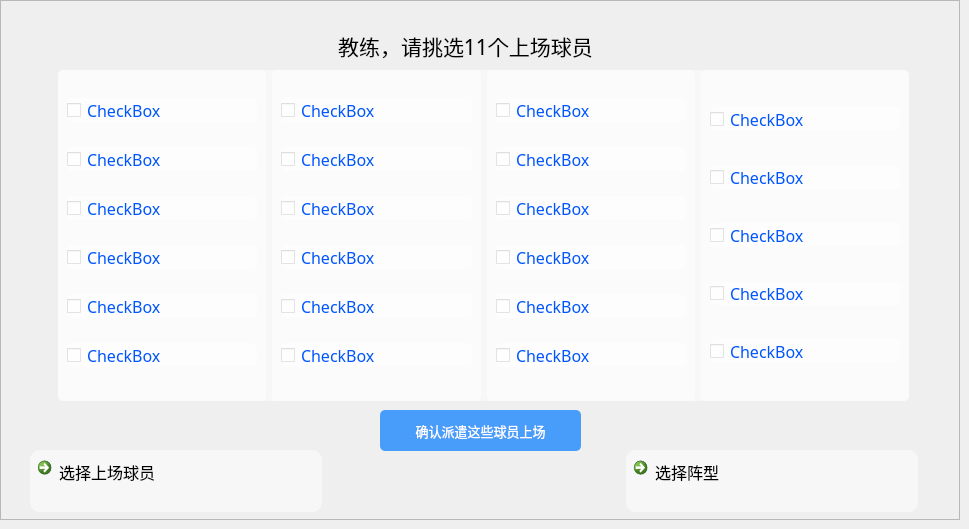
    <widget class="QWidget" name="page_10">
     <widget class="QLabel" name="label_12">
      <property name="geometry">
       <rect>
        <x>140</x>
        <y>20</y>
        <width>651</width>
        <height>51</height>
       </rect>
      </property>
      <property name="font">
       <font>
        <family>黑体</family>
        <pointsize>16</pointsize>
       </font>
      </property>
      <property name="text">
       <string>教练，请挑选11个上场球员</string>
      </property>
      <property name="alignment">
       <set>Qt::AlignCenter</set>
      </property>
     </widget>
     <widget class="QWidget" name="widget_27" native="true">
      <property name="geometry">
       <rect>
        <x>58</x>
        <y>70</y>
        <width>851</width>
        <height>331</height>
       </rect>
      </property>
      <property name="styleSheet">
       <string notr="true">background-color: rgba(255, 255, 255,0.5);
border-radius: 5px;</string>
      </property>
      <layout class="QHBoxLayout" name="horizontalLayout_12">
       <item>
        <widget class="QWidget" name="widget_28" native="true">
         <layout class="QVBoxLayout" name="verticalLayout_22">
          <item>
           <widget class="QCheckBox" name="checkBox_124">
            <property name="font">
             <font>
              <family>等线</family>
              <pointsize>12</pointsize>
             </font>
            </property>
            <property name="styleSheet">
             <string notr="true">color: rgb(0, 85, 255);</string>
            </property>
            <property name="text">
             <string>CheckBox</string>
            </property>
           </widget>
          </item>
          <item>
           <widget class="QCheckBox" name="checkBox_125">
            <property name="font">
             <font>
              <family>等线</family>
              <pointsize>12</pointsize>
             </font>
            </property>
            <property name="styleSheet">
             <string notr="true">color: rgb(0, 85, 255);</string>
            </property>
            <property name="text">
             <string>CheckBox</string>
            </property>
           </widget>
          </item>
          <item>
           <widget class="QCheckBox" name="checkBox_126">
            <property name="font">
             <font>
              <family>等线</family>
              <pointsize>12</pointsize>
             </font>
            </property>
            <property name="styleSheet">
             <string notr="true">color: rgb(0, 85, 255);</string>
            </property>
            <property name="text">
             <string>CheckBox</string>
            </property>
           </widget>
          </item>
          <item>
           <widget class="QCheckBox" name="checkBox_127">
            <property name="font">
             <font>
              <family>等线</family>
              <pointsize>12</pointsize>
             </font>
            </property>
            <property name="styleSheet">
             <string notr="true">color: rgb(0, 85, 255);</string>
            </property>
            <property name="text">
             <string>CheckBox</string>
            </property>
           </widget>
          </item>
          <item>
           <widget class="QCheckBox" name="checkBox_128">
            <property name="font">
             <font>
              <family>等线</family>
              <pointsize>12</pointsize>
             </font>
            </property>
            <property name="styleSheet">
             <string notr="true">color: rgb(0, 85, 255);</string>
            </property>
            <property name="text">
             <string>CheckBox</string>
            </property>
           </widget>
          </item>
          <item>
           <widget class="QCheckBox" name="checkBox_129">
            <property name="font">
             <font>
              <family>等线</family>
              <pointsize>12</pointsize>
             </font>
            </property>
            <property name="styleSheet">
             <string notr="true">color: rgb(0, 85, 255);</string>
            </property>
            <property name="text">
             <string>CheckBox</string>
            </property>
           </widget>
          </item>
         </layout>
        </widget>
       </item>
       <item>
        <widget class="QWidget" name="widget_31" native="true">
         <layout class="QVBoxLayout" name="verticalLayout_25">
          <item>
           <widget class="QCheckBox" name="checkBox_130">
            <property name="font">
             <font>
              <family>等线</family>
              <pointsize>12</pointsize>
             </font>
            </property>
            <property name="styleSheet">
             <string notr="true">color: rgb(0, 85, 255);</string>
            </property>
            <property name="text">
             <string>CheckBox</string>
            </property>
           </widget>
          </item>
          <item>
           <widget class="QCheckBox" name="checkBox_131">
            <property name="font">
             <font>
              <family>等线</family>
              <pointsize>12</pointsize>
             </font>
            </property>
            <property name="styleSheet">
             <string notr="true">color: rgb(0, 85, 255);</string>
            </property>
            <property name="text">
             <string>CheckBox</string>
            </property>
           </widget>
          </item>
          <item>
           <widget class="QCheckBox" name="checkBox_132">
            <property name="font">
             <font>
              <family>等线</family>
              <pointsize>12</pointsize>
             </font>
            </property>
            <property name="styleSheet">
             <string notr="true">color: rgb(0, 85, 255);</string>
            </property>
            <property name="text">
             <string>CheckBox</string>
            </property>
           </widget>
          </item>
          <item>
           <widget class="QCheckBox" name="checkBox_133">
            <property name="font">
             <font>
              <family>等线</family>
              <pointsize>12</pointsize>
             </font>
            </property>
            <property name="styleSheet">
             <string notr="true">color: rgb(0, 85, 255);</string>
            </property>
            <property name="text">
             <string>CheckBox</string>
            </property>
           </widget>
          </item>
          <item>
           <widget class="QCheckBox" name="checkBox_134">
            <property name="font">
             <font>
              <family>等线</family>
              <pointsize>12</pointsize>
             </font>
            </property>
            <property name="styleSheet">
             <string notr="true">color: rgb(0, 85, 255);</string>
            </property>
            <property name="text">
             <string>CheckBox</string>
            </property>
           </widget>
          </item>
          <item>
           <widget class="QCheckBox" name="checkBox_135">
            <property name="font">
             <font>
              <family>等线</family>
              <pointsize>12</pointsize>
             </font>
            </property>
            <property name="styleSheet">
             <string notr="true">color: rgb(0, 85, 255);</string>
            </property>
            <property name="text">
             <string>CheckBox</string>
            </property>
           </widget>
          </item>
         </layout>
        </widget>
       </item>
       <item>
        <widget class="QWidget" name="widget_29" native="true">
         <layout class="QVBoxLayout" name="verticalLayout_23">
          <item>
           <widget class="QCheckBox" name="checkBox_136">
            <property name="font">
             <font>
              <family>等线</family>
              <pointsize>12</pointsize>
             </font>
            </property>
            <property name="styleSheet">
             <string notr="true">color: rgb(0, 85, 255);</string>
            </property>
            <property name="text">
             <string>CheckBox</string>
            </property>
           </widget>
          </item>
          <item>
           <widget class="QCheckBox" name="checkBox_137">
            <property name="font">
             <font>
              <family>等线</family>
              <pointsize>12</pointsize>
             </font>
            </property>
            <property name="styleSheet">
             <string notr="true">color: rgb(0, 85, 255);</string>
            </property>
            <property name="text">
             <string>CheckBox</string>
            </property>
           </widget>
          </item>
          <item>
           <widget class="QCheckBox" name="checkBox_138">
            <property name="font">
             <font>
              <family>等线</family>
              <pointsize>12</pointsize>
             </font>
            </property>
            <property name="styleSheet">
             <string notr="true">color: rgb(0, 85, 255);</string>
            </property>
            <property name="text">
             <string>CheckBox</string>
            </property>
           </widget>
          </item>
          <item>
           <widget class="QCheckBox" name="checkBox_139">
            <property name="font">
             <font>
              <family>等线</family>
              <pointsize>12</pointsize>
             </font>
            </property>
            <property name="styleSheet">
             <string notr="true">color: rgb(0, 85, 255);</string>
            </property>
            <property name="text">
             <string>CheckBox</string>
            </property>
           </widget>
          </item>
          <item>
           <widget class="QCheckBox" name="checkBox_140">
            <property name="font">
             <font>
              <family>等线</family>
              <pointsize>12</pointsize>
             </font>
            </property>
            <property name="styleSheet">
             <string notr="true">color: rgb(0, 85, 255);</string>
            </property>
            <property name="text">
             <string>CheckBox</string>
            </property>
           </widget>
          </item>
          <item>
           <widget class="QCheckBox" name="checkBox_141">
            <property name="font">
             <font>
              <family>等线</family>
              <pointsize>12</pointsize>
             </font>
            </property>
            <property name="styleSheet">
             <string notr="true">color: rgb(0, 85, 255);</string>
            </property>
            <property name="text">
             <string>CheckBox</string>
            </property>
           </widget>
          </item>
         </layout>
        </widget>
       </item>
       <item>
        <widget class="QWidget" name="widget_30" native="true">
         <layout class="QVBoxLayout" name="verticalLayout_24">
          <item>
           <widget class="QCheckBox" name="checkBox_142">
            <property name="font">
             <font>
              <family>等线</family>
              <pointsize>12</pointsize>
             </font>
            </property>
            <property name="styleSheet">
             <string notr="true">color: rgb(0, 85, 255);</string>
            </property>
            <property name="text">
             <string>CheckBox</string>
            </property>
           </widget>
          </item>
          <item>
           <widget class="QCheckBox" name="checkBox_143">
            <property name="font">
             <font>
              <family>等线</family>
              <pointsize>12</pointsize>
             </font>
            </property>
            <property name="styleSheet">
             <string notr="true">color: rgb(0, 85, 255);</string>
            </property>
            <property name="text">
             <string>CheckBox</string>
            </property>
           </widget>
          </item>
          <item>
           <widget class="QCheckBox" name="checkBox_144">
            <property name="font">
             <font>
              <family>等线</family>
              <pointsize>12</pointsize>
             </font>
            </property>
            <property name="styleSheet">
             <string notr="true">color: rgb(0, 85, 255);</string>
            </property>
            <property name="text">
             <string>CheckBox</string>
            </property>
           </widget>
          </item>
          <item>
           <widget class="QCheckBox" name="checkBox_145">
            <property name="font">
             <font>
              <family>等线</family>
              <pointsize>12</pointsize>
             </font>
            </property>
            <property name="styleSheet">
             <string notr="true">color: rgb(0, 85, 255);</string>
            </property>
            <property name="text">
             <string>CheckBox</string>
            </property>
           </widget>
          </item>
          <item>
           <widget class="QCheckBox" name="checkBox_146">
            <property name="font">
             <font>
              <family>等线</family>
              <pointsize>12</pointsize>
             </font>
            </property>
            <property name="styleSheet">
             <string notr="true">color: rgb(0, 85, 255);</string>
            </property>
            <property name="text">
             <string>CheckBox</string>
            </property>
           </widget>
          </item>
         </layout>
        </widget>
       </item>
      </layout>
     </widget>
     <widget class="QWidget" name="widget_32" native="true">
      <property name="geometry">
       <rect>
        <x>30</x>
        <y>450</y>
        <width>888</width>
        <height>62</height>
       </rect>
      </property>
      <layout class="QHBoxLayout" name="horizontalLayout_13">
       <item>
        <widget class="QCommandLinkButton" name="commandLinkButton_2">
         <property name="font">
          <font>
           <family>黑体</family>
           <pointsize>12</pointsize>
           <weight>50</weight>
           <italic>false</italic>
           <bold>false</bold>
          </font>
         </property>
         <property name="styleSheet">
          <string notr="true">QCommandLinkButton{background-color: rgba(255, 255, 255,0.5); border-radius: 10px;font: 12pt &quot;黑体&quot;;}

QCommandLinkButton:hover{background-color: rgba(191, 255, 254,0.8);}</string>
         </property>
         <property name="text">
          <string>选择上场球员</string>
         </property>
        </widget>
       </item>
       <item>
        <widget class="QLabel" name="label_27">
         <property name="text">
          <string/>
         </property>
        </widget>
       </item>
       <item>
        <widget class="QCommandLinkButton" name="commandLinkButton_4">
         <property name="font">
          <font>
           <family>黑体</family>
           <pointsize>12</pointsize>
           <weight>50</weight>
           <italic>false</italic>
           <bold>false</bold>
          </font>
         </property>
         <property name="styleSheet">
          <string notr="true">QCommandLinkButton{background-color: rgba(255, 255, 255,0.5); border-radius: 10px;font: 12pt &quot;黑体&quot;;}

QCommandLinkButton:hover{background-color: rgba(191, 255, 254,0.8);}</string>
         </property>
         <property name="text">
          <string>选择阵型</string>
         </property>
        </widget>
       </item>
      </layout>
     </widget>
     <widget class="QFrame" name="frame_20">
      <property name="geometry">
       <rect>
        <x>0</x>
        <y>0</y>
        <width>960</width>
        <height>520</height>
       </rect>
      </property>
      <property name="styleSheet">
       <string notr="true">#frame_20{background-image: url(:/Image/football_field_11.jpg);}</string>
      </property>
      <property name="frameShape">
       <enum>QFrame::StyledPanel</enum>
      </property>
      <property name="frameShadow">
       <enum>QFrame::Raised</enum>
      </property>
      <widget class="QPushButton" name="selectPlayersBtn">
       <property name="geometry">
        <rect>
         <x>380</x>
         <y>410</y>
         <width>201</width>
         <height>41</height>
        </rect>
       </property>
       <property name="font">
        <font>
         <family>黑体</family>
         <pointsize>10</pointsize>
        </font>
       </property>
       <property name="styleSheet">
        <string notr="true">QPushButton { background-color: rgba(0, 120, 255,0.7); border-radius: 5px; color: rgb(255, 255, 255); } QPushButton:hover { background-color: rgb(46, 231, 253); }</string>
       </property>
       <property name="text">
        <string>确认派遣这些球员上场</string>
       </property>
      </widget>
     </widget>
     <zorder>frame_20</zorder>
     <zorder>label_12</zorder>
     <zorder>widget_27</zorder>
     <zorder>widget_32</zorder>
    </widget>
